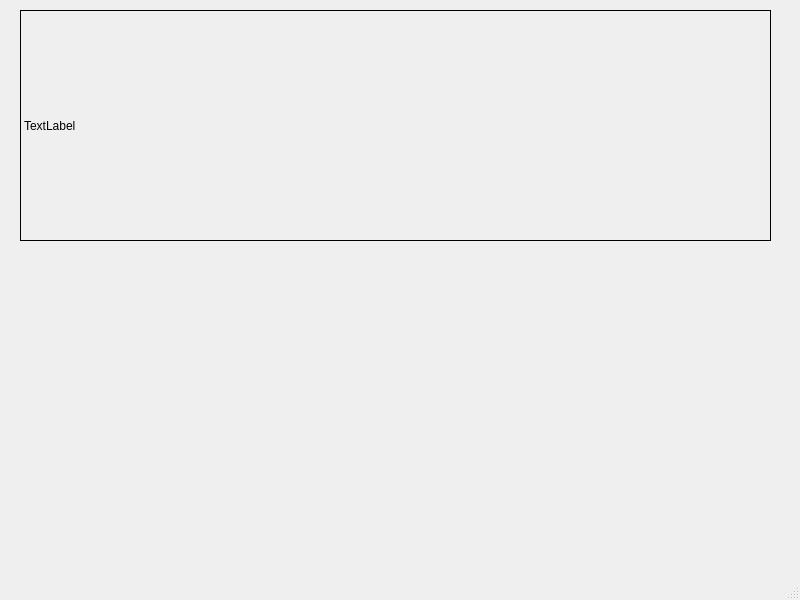
<?xml version="1.0" encoding="UTF-8"?>
<ui version="4.0">
 <class>MainWindow</class>
 <widget class="QMainWindow" name="MainWindow">
  <property name="geometry">
   <rect>
    <x>0</x>
    <y>0</y>
    <width>800</width>
    <height>600</height>
   </rect>
  </property>
  <property name="windowTitle">
   <string>MainWindow</string>
  </property>
  <widget class="QWidget" name="centralwidget">
   <widget class="MyLabel" name="label">
    <property name="geometry">
     <rect>
      <x>20</x>
      <y>10</y>
      <width>751</width>
      <height>231</height>
     </rect>
    </property>
    <property name="frameShape">
     <enum>QFrame::Box</enum>
    </property>
    <property name="text">
     <string>TextLabel</string>
    </property>
   </widget>
  </widget>
  <widget class="QMenuBar" name="menubar">
   <property name="geometry">
    <rect>
     <x>0</x>
     <y>0</y>
     <width>800</width>
     <height>22</height>
    </rect>
   </property>
  </widget>
  <widget class="QStatusBar" name="statusbar"/>
 </widget>
 <customwidgets>
  <customwidget>
   <class>MyLabel</class>
   <extends>QLabel</extends>
   <header location="global">mylabel.h</header>
  </customwidget>
 </customwidgets>
 <resources/>
 <connections/>
</ui>
